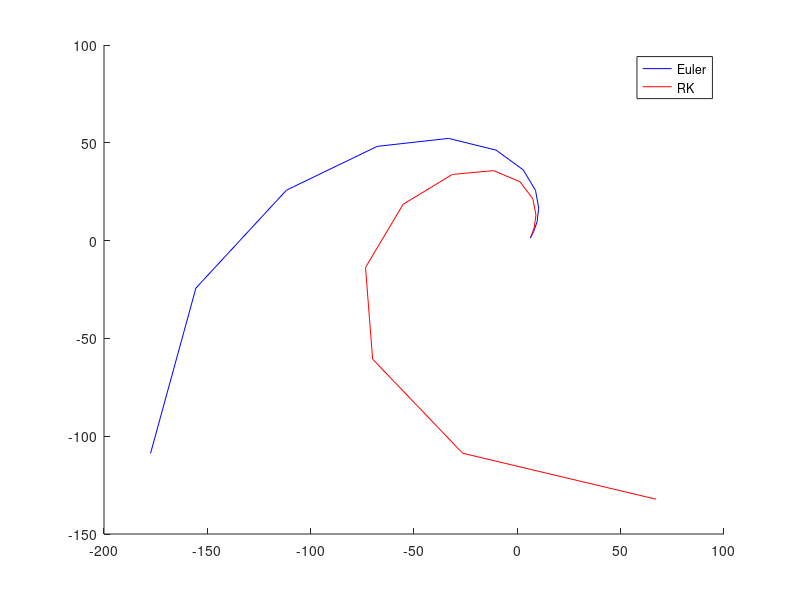

The MATLAB source for this figure:
# EJERCICIO 3 RELACION PVI #clear all;clc;more off;function y=f1(t,x)  y(1)=x(1)-t*x(2)+sin(3*t);  y(2)=2*x(1)+x(2)-t;  endfunction%x0=[5,-1];t=0;h=0.25;a=0; b=3;n=ceil((b-a)/h);figure(1); clf; hold on;for i=1:n  aux=x0+h*f1(t,x0);  xE(1,i)=aux(1);  xE(2,i)=aux(2);  t=t+h;  x0=aux;  endfor%plot(xE(1,:),xE(2,:),'b;Euler;');t=0;x0=[5,-1];for i=1:n  K1=f1(t,x0);  K2=f1(t+h/2,x0+h/2*K1);  K3=f1(t+h/2,x0+h/2*K2);  K4=f1(t+h,x0+h*K3);  aux=x0+h/6*(K1+2*K2+2*K3+K4);  xRK(1,i)=aux(1);  xRK(2,i)=aux(2);  t=t+h;  x0=aux;  endfor%plot(xRK(1,:),xRK(2,:),'r;RK;');hold off;